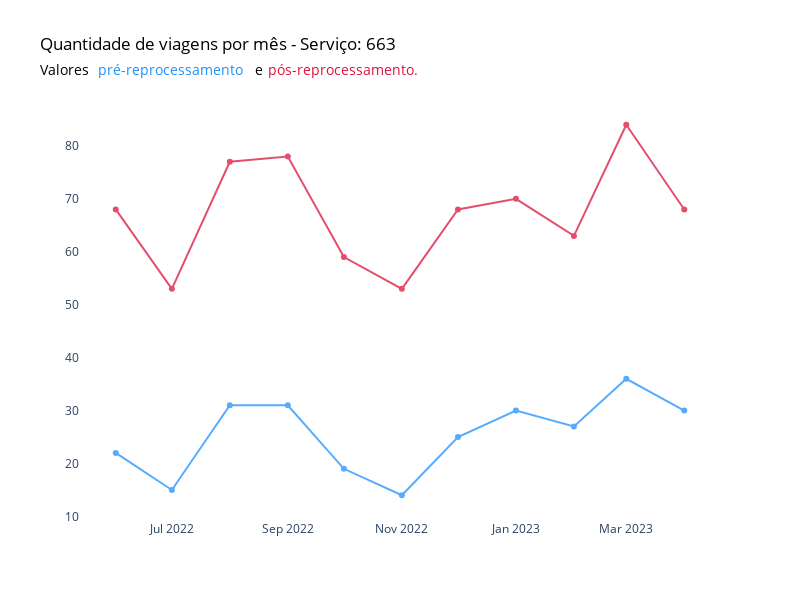

Write notebook code for a chart like this one.
### Code cell
# Criar o gráfico de linha com plotly
fig = go.Figure()

# Adicionar a linha com pontos para tabela_subsidio_mes['viagens_pre']
fig.add_trace(go.Scatter(x=tabela_subsidio_mes['mes_ano'], y=tabela_subsidio_mes['viagens_pre'],
                         mode='lines+markers',
                         name='Qtd de viagens pré-reprocessamento',
                         marker=dict(color='dodgerblue'),
                         opacity=0.75))

# Adicionar a linha com pontos para tabela_subsidio_mes['viagens_pos']
fig.add_trace(go.Scatter(x=tabela_subsidio_mes['mes_ano'], y=tabela_subsidio_mes['viagens_pos'],
                         mode='lines+markers',
                         name='Qtd de viagens reprocessadas',
                         marker=dict(color='crimson'),
                         opacity=0.75))

# Configurar layout e outros parâmetros do gráfico seguindo o design anterior
fig.update_layout(
    title=dict(text="Quantidade de viagens por mês - Serviço: 663", font=dict(color='black')),
    showlegend=False,
    width=800,
    height=600,
    plot_bgcolor='white',
    xaxis=dict(showgrid=False, zeroline=False),
    yaxis=dict(showgrid=False, zeroline=False),
    # Adicionando anotações para o subtítulo com cores específicas
    annotations=[
        dict(
            x=-0.065,
            y=1.10,
            xref='paper',
            yref='paper',
            xanchor='left',
            text='Valores',
            showarrow=False,
            font=dict(color='black', size=14)
        ),
        dict(
            x=0.025,
            y=1.10,
            xref='paper',
            yref='paper',
            xanchor='left',
            text='pré-reprocessamento',
            showarrow=False,
            font=dict(color='dodgerblue', size=14)
        ),
        dict(
            x=0.27,
            y=1.10,
            xref='paper',
            yref='paper',
            xanchor='left',
            text='e',
            showarrow=False,
            font=dict(color='black', size=14)
        ),
        dict(
            x=0.29,
            y=1.10,
            xref='paper',
            yref='paper',
            xanchor='left',
            text='pós-reprocessamento.',
            showarrow=False,
            font=dict(color='crimson', size=14)
        )
    ]
)

fig.show()

### Figure 1 — Plotly figure (JSON) as saved in the notebook; plotly's stock layout.template omitted (floating-point values rounded to 4 significant figures)
{"data": [{"marker": {"color": "dodgerblue"}, "mode": "lines+markers", "name": "Qtd de viagens pré-reprocessamento", "opacity": 0.75, "type": "scatter", "x": ["2022-06", "2022-07", "2022-08", "2022-09", "2022-10", "2022-11", "2022-12", "2023-01", "2023-02", "2023-03", "2023-04"], "y": [22, 15, 31, 31, 19, 14, 25, 30, 27, 36, 30]}, {"marker": {"color": "crimson"}, "mode": "lines+markers", "name": "Qtd de viagens reprocessadas", "opacity": 0.75, "type": "scatter", "x": ["2022-06", "2022-07", "2022-08", "2022-09", "2022-10", "2022-11", "2022-12", "2023-01", "2023-02", "2023-03", "2023-04"], "y": [68, 53, 77, 78, 59, 53, 68, 70, 63, 84, 68]}], "layout": {"annotations": [{"font": {"color": "black", "size": 14}, "showarrow": false, "text": "Valores", "x": -0.065, "xanchor": "left", "xref": "paper", "y": 1.1, "yref": "paper"}, {"font": {"color": "dodgerblue", "size": 14}, "showarrow": false, "text": "pré-reprocessamento", "x": 0.025, "xanchor": "left", "xref": "paper", "y": 1.1, "yref": "paper"}, {"font": {"color": "black", "size": 14}, "showarrow": false, "text": "e", "x": 0.27, "xanchor": "left", "xref": "paper", "y": 1.1, "yref": "paper"}, {"font": {"color": "crimson", "size": 14}, "showarrow": false, "text": "pós-reprocessamento.", "x": 0.29, "xanchor": "left", "xref": "paper", "y": 1.1, "yref": "paper"}], "height": 600, "plot_bgcolor": "white", "showlegend": false, "title": {"font": {"color": "black"}, "text": "Quantidade de viagens por mês - Serviço: 663"}, "width": 800, "xaxis": {"showgrid": false, "zeroline": false}, "yaxis": {"showgrid": false, "zeroline": false}}}
